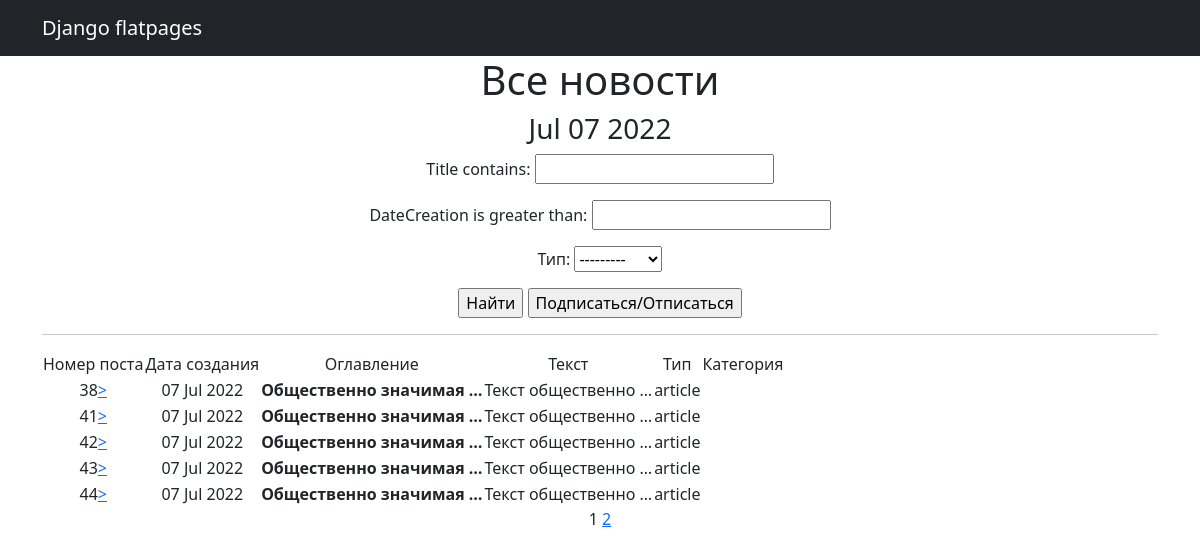
Page /news/ on the committed database.
### News/models.py (models this page shows, shortened)
class News(models.Model):
    dateCreation = models.DateTimeField(max_length=10, auto_now_add=True)
    Title = models.CharField(max_length=50, unique=True,)
    Text = models.TextField()
    postType = models.CharField(max_length=16, verbose_name="Тип", choices=[('news', "Новость"), ('article', "Статья")],
                                default='article')
    PostCategory = models.ManyToManyField(Category, through='PostCategory')

### News/views.py (the view)
# urls.py: path('', NewsList.as_view(), name='news_list'),
class NewsList(ListView):
    model = News
    ordering = 'Title'
    template_name = 'news.html'
    context_object_name = 'news'
    paginate_by = 5
    def get_queryset(self):
        queryset = super().get_queryset()
        self.filterset = NewsFilter(self.request.GET, queryset)
        return self.filterset.qs
    def get_context_data(self, **kwargs):
        context = super().get_context_data(**kwargs)
        context['time_now'] = datetime.utcnow()
        context['filterset'] = self.filterset
        return context

### News/templatetags/custom_tags.py (called while the page is built)
@register.simple_tag()
def current_time(format_string='%b %d %Y'):
    return datetime.utcnow().strftime(format_string)

@register.simple_tag(takes_context=True)
def url_replace(context, **kwargs):
    d = context['request'].GET.copy()
    for k, v in kwargs.items():
        d[k] = v
    return d.urlencode()

### templates/news.html (shortened to what this page needs)
{% extends 'flatpages/default.html' %}
{% load custom_filter %}
{% load custom_tags %}
{% block content %}
   <h1>Все новости</h1>
   <h3>{% current_time '%b %d %Y' %}</h3>
   <form action="" method="get">
       {{ filterset.form.as_p }}
       <input type="submit" value="Найти" />
       <input type="button" onclick="window.location.href = 'http://127.0.0.1:8000/news/sign/subscribe/';"
              value="Подписаться/Отписаться"/>
   </form>
   <hr>
   {% if news %}
       <table>
           <tr>
               <td>Номер поста</td>
               <td>Дата создания</td>
               <td>Оглавление</td>
               <td>Текст</td>
               <td>Тип</td>
               <td>Категория</td>
           </tr>
           {% for news in news %}
           <tr>
               <td>{{ news.pk }}<a href="{{ news.pk  }} ">></a></td>
               <td>{{ news.dateCreation|date:'d M Y' }}</td>
               <td><b>{{ news.Title|truncatewords:2 }}</b></td>
               <td>{{ news.Text|truncatewords:2 }}</td>
               <td>{{ news.postType }}</td>
               <td>{{ news.Category }}</td>
           </tr>
           {% endfor %}
       </table>
   {% else %}
       <h2>Новостей нет!</h2>
   {% endif %}
    {{ page_obj.number }}
    {% if page_obj.has_next %}
        <a href="?{% url_replace page=page_obj.next_page_number %}">{{ page_obj.next_page_number }}</a>
    {% endif %}
{% endblock content %}

### templates/flatpages/default.html (shortened to what this page needs)
<!DOCTYPE html>
<html lang="en">
    <head>
        {% load static %}
        <link href="{% static 'css/styles.css' %}" rel="stylesheet" />
    </head>
    <body>
        <nav class="navbar navbar-expand-lg navbar-dark bg-dark static-top">
   <div class="container">
       <a class="navbar-brand" href="#">Django flatpages</a>
</nav>
<div class="container">
   <div class="row">
       <div class="col-lg-12 text-center">
           {% block content %}{% endblock content %}
       </div>
   </div>
</div>
    </body>
</html>

### rows in the picture
News: pk "38", dateCreation "07 Jul 2022", Title "Общественно значимая …", Text "Текст общественно …", postType "article"
News: pk "41", dateCreation "07 Jul 2022", Title "Общественно значимая …", Text "Текст общественно …", postType "article"
News: pk "42", dateCreation "07 Jul 2022", Title "Общественно значимая …", Text "Текст общественно …", postType "article"
News: pk "43", dateCreation "07 Jul 2022", Title "Общественно значимая …", Text "Текст общественно …", postType "article"
News: pk "44", dateCreation "07 Jul 2022", Title "Общественно значимая …", Text "Текст общественно …", postType "article"

### other values in the picture
{{ page_obj.number }} "1"
{{ page_obj.next_page_number }} "2"
